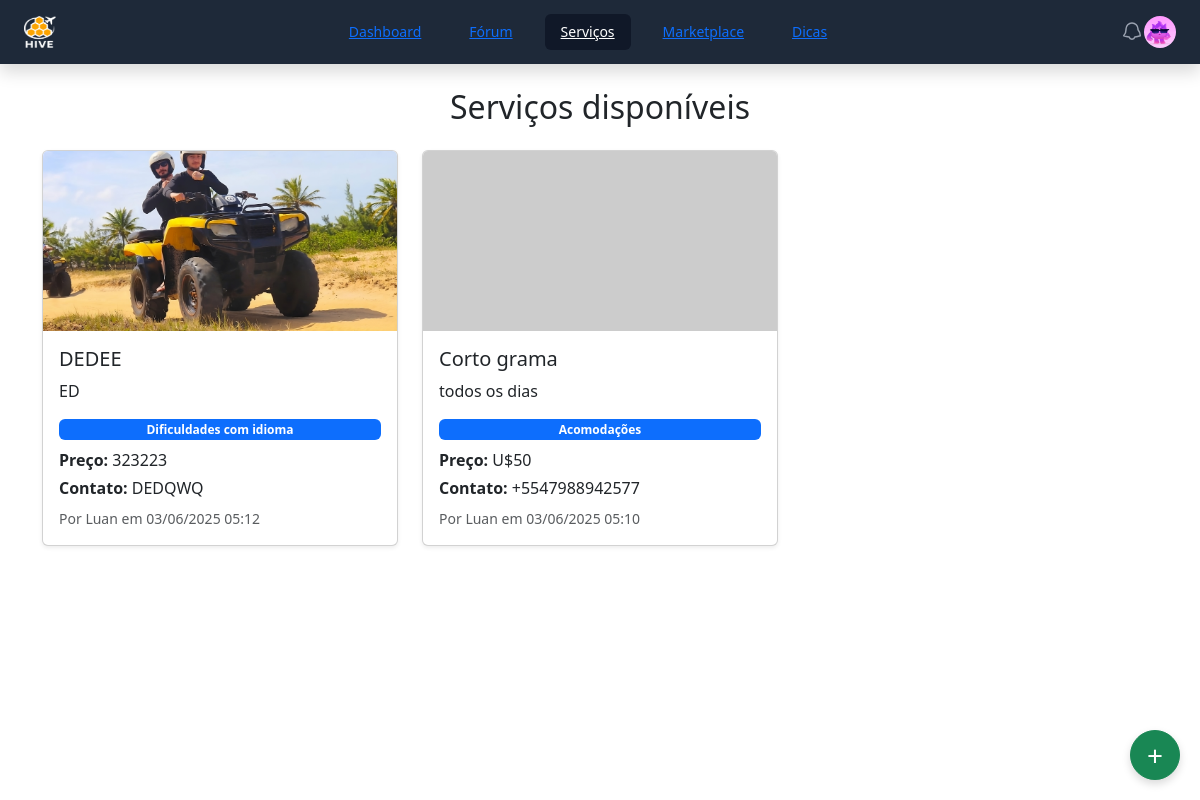
The app's page /servicos.php (signed in) with its own data.
### tables this page shows
CREATE TABLE `usuarios` (
  `id` int(11) NOT NULL AUTO_INCREMENT,
  `nome` varchar(100) NOT NULL,
  `email` varchar(100) NOT NULL,
  `senha` varchar(255) NOT NULL,
  `data_registro` datetime DEFAULT current_timestamp(),
  `pais_origem` varchar(100),
  `pais_residencia` varchar(100),
  `foto_perfil` varchar(255),
  PRIMARY KEY (`id`),
  UNIQUE KEY `email` (`email`)
);

CREATE TABLE `servicos` (
  `id` int(11) NOT NULL AUTO_INCREMENT,
  `titulo` varchar(255) NOT NULL,
  `descricao` text NOT NULL,
  `categoria_id` int(11) NOT NULL,
  `preco` varchar(100),
  `contato` varchar(255) NOT NULL,
  `autor` varchar(100) NOT NULL,
  `anexo` varchar(255),
  `criado_em` datetime NOT NULL,
  PRIMARY KEY (`id`),
  KEY `categoria_id` (`categoria_id`)
);

CREATE TABLE `categorias` (
  `id` int(11) NOT NULL AUTO_INCREMENT,
  `nome` varchar(100) NOT NULL,
  PRIMARY KEY (`id`)
);

### Classes/navbar.config.php (called while the page is built, shortened)
<?php
$conn = new mysqli("localhost", "root", "", "hivedb");
$pagina_atual = basename($_SERVER['PHP_SELF']);
if (isset($_SESSION['nome'])) {
    $usuario_logado = $_SESSION['nome'];
    $stmt = $conn->prepare("SELECT foto_perfil FROM usuarios WHERE nome = ?");
    $stmt->bind_param("s", $usuario_logado);
    $stmt->execute();
    $resultado = $stmt->get_result();
    $dados = $resultado->fetch_assoc();
    if (!empty($dados['foto_perfil'])) {
        $fotoPerfil = htmlspecialchars($dados['foto_perfil']);
    }
}
?>

### Classes/Servicos.class.php (called while the page is built, shortened)
<?php
$conn = new mysqli("localhost", "root", "", "hivedb");
$servicos = $conn->query("
    SELECT s.*, c.nome AS categoria_nome
    FROM servicos s
    JOIN categorias c ON s.categoria_id = c.id
    ORDER BY s.criado_em DESC
");
?>

### servicos.php (the view, shortened to what this page needs)
<?php
include 'Classes/Servicos.class.php';
?>
<!DOCTYPE html>
<html lang="pt-br">
<head>
    <link href="https://cdn.jsdelivr.net/npm/bootstrap@5.3.3/dist/css/bootstrap.min.css" rel="stylesheet"/>
    <link rel="stylesheet" href="css/servicos.css">
    <?php include 'navbar.php'; ?>
</head>
<body class="bg-light">
<div class="container py-4">
    <h2 class="mb-4 text-center">Serviços disponíveis</h2>
    <div class="row">
        <?php if ($servicos->num_rows > 0): ?>
            <?php while ($servico = $servicos->fetch_assoc()): ?>
                <div class="col-md-6 col-lg-4 mb-4">
                    <div class="card h-100 shadow-sm">
                        <?php if (!empty($servico['anexo']) && file_exists($servico['anexo'])): ?>
                            <img src="<?= htmlspecialchars($servico['anexo']) ?>" class="card-img-top" alt="Anexo do serviço">
                        <?php else: ?>
                            <img src="https://via.placeholder.com/400x180?text=Sem+imagem" class="card-img-top" alt="Sem imagem">
                        <?php endif; ?>
                        <div class="card-body d-flex flex-column">
                            <h5 class="card-title"><?= htmlspecialchars($servico['titulo']) ?></h5>
                            <p class="card-text flex-grow-1"><?= nl2br(htmlspecialchars($servico['descricao'])) ?></p>
                            <span class="badge bg-primary mb-2"><?= htmlspecialchars($servico['categoria_nome']) ?></span>
                            <p class="mb-1"><strong>Preço:</strong> <?= htmlspecialchars($servico['preco']) ?: 'A combinar' ?></p>
                            <p class="mb-2"><strong>Contato:</strong> <?= htmlspecialchars($servico['contato']) ?></p>
                            <p class="text-muted small mb-0 mt-auto">
                                Por <?= htmlspecialchars($servico['autor']) ?> em <?= date("d/m/Y H:i", strtotime($servico['criado_em'])) ?>
                            </p>
                        </div>
                    </div>
                </div>
            <?php endwhile; ?>
        <?php else: ?>
            <p class="text-center text-muted">Nenhum serviço disponível no momento.</p>
        <?php endif; ?>
    </div>
</div>
<button id="btnCriarServico" class="btn btn-success" title="Oferecer um serviço" data-bs-toggle="modal" data-bs-target="#modalServico">+</button>
</body>
</html>

### navbar.php (shortened to what this page needs)
<?php
include 'Classes/navbar.config.php';
?>
<!DOCTYPE html>
<html lang="en">
<head>
<script src="https://cdn.jsdelivr.net/npm/@tailwindcss/browser@4"></script>
</head>
<body class="bg-gray-100">
  <nav class="bg-gray-800 shadow">
    <div class="max-w-7xl mx-auto px-4 sm:px-6 lg:px-8">
      <div class="flex items-center justify-between h-16">
        <div class="flex-shrink-0">
          <a href="dashboard.php"><img class="h-8 w-8" src="images/hivelogowhite.png" alt="Logo"></a>
        </div>
        <div class="hidden sm:flex sm:space-x-4">
          <a href="dashboard.php" class="<?= $pagina_atual === 'dashboard.php' ? 'bg-gray-900 text-white' : 'text-gray-300 hover:text-white' ?> px-3 py-2 rounded-md text-sm font-medium">Dashboard</a>
          <a href="forum.php" class="<?= $pagina_atual === 'forum.php' ? 'bg-gray-900 text-white' : 'text-gray-300 hover:text-white' ?> px-3 py-2 rounded-md text-sm font-medium">Fórum</a>
          <a href="servicos.php" class="<?= $pagina_atual === 'servicos.php' ? 'bg-gray-900 text-white' : 'text-gray-300 hover:text-white' ?> px-3 py-2 rounded-md text-sm font-medium">Serviços</a>
          <a href="marketplace.php" class="<?= $pagina_atual === 'marketplace.php' ? 'bg-gray-900 text-white' : 'text-gray-300 hover:text-white' ?> px-3 py-2 rounded-md text-sm font-medium">Marketplace</a>
          <a href="dicas.php" class="<?= $pagina_atual === 'dicas.php' ? 'bg-gray-900 text-white' : 'text-gray-300 hover:text-white' ?> px-3 py-2 rounded-md text-sm font-medium">Dicas</a>
        </div>
        <div class="flex items-center space-x-4">
          <button class="text-gray-400 hover:text-white">
          </button>
          <div class="relative">
            <button id="profile-button" class="flex text-sm bg-gray-800 rounded-full focus:outline-none focus:ring-2 focus:ring-white focus:ring-offset-2 focus:ring-offset-gray-800">
              <img class="h-8 w-8 rounded-full" src="<?= $fotoPerfil ?>" alt="User">
            </button>
          </div>
        </div>
      </div>
    </div>
  </nav>
</body>
</html>

### css/servicos.css (style rules this page uses)
#btnCriarServico { position: fixed; bottom: 20px; right: 20px; border-radius: 50%; width: 50px; height: 50px; padding: 0; font-size: 28px; box-shadow: 0 4px 8px rgba(0,0,0,0.15); }
.card-img-top { object-fit: cover; height: 180px; }

### records on screen
usuarios: foto_perfil (picture)
servicos: anexo (picture), titulo "DEDEE", descricao "ED", categoria.nome "Dificuldades com idioma", preco "323223", contato "DEDQWQ", autor "Luan", criado_em "03/06/2025 05:12"
servicos: titulo "Corto grama", descricao "todos os dias", categoria.nome "Acomodações", preco "U$50", contato "+5547988942577", autor "Luan", criado_em "03/06/2025 05:10"
